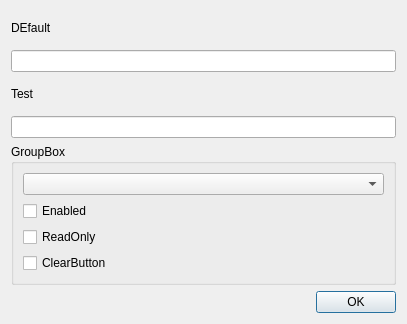
<?xml version="1.0" encoding="UTF-8"?>
<ui version="4.0">
 <class>Dialog</class>
 <widget class="QDialog" name="Dialog">
  <property name="geometry">
   <rect>
    <x>0</x>
    <y>0</y>
    <width>407</width>
    <height>324</height>
   </rect>
  </property>
  <property name="windowTitle">
   <string>Dialog</string>
  </property>
  <layout class="QVBoxLayout" name="verticalLayout_2">
   <item>
    <widget class="QLabel" name="label">
     <property name="text">
      <string>DEfault</string>
     </property>
    </widget>
   </item>
   <item>
    <widget class="QLineEdit" name="txt_default"/>
   </item>
   <item>
    <widget class="QLabel" name="label_2">
     <property name="text">
      <string>Test</string>
     </property>
    </widget>
   </item>
   <item>
    <widget class="QLineEdit" name="txt_test"/>
   </item>
   <item>
    <widget class="QGroupBox" name="groupBox">
     <property name="title">
      <string>GroupBox</string>
     </property>
     <layout class="QVBoxLayout" name="verticalLayout">
      <item>
       <widget class="QComboBox" name="cnbEcho"/>
      </item>
      <item>
       <widget class="QCheckBox" name="chkEnabled">
        <property name="text">
         <string>Enabled</string>
        </property>
       </widget>
      </item>
      <item>
       <widget class="QCheckBox" name="chkReadOnly">
        <property name="text">
         <string>ReadOnly</string>
        </property>
       </widget>
      </item>
      <item>
       <widget class="QCheckBox" name="chkClearButton">
        <property name="text">
         <string>ClearButton</string>
        </property>
       </widget>
      </item>
     </layout>
    </widget>
   </item>
   <item>
    <widget class="QDialogButtonBox" name="buttonBox">
     <property name="standardButtons">
      <set>QDialogButtonBox::Ok</set>
     </property>
    </widget>
   </item>
  </layout>
 </widget>
 <resources/>
 <connections/>
</ui>
